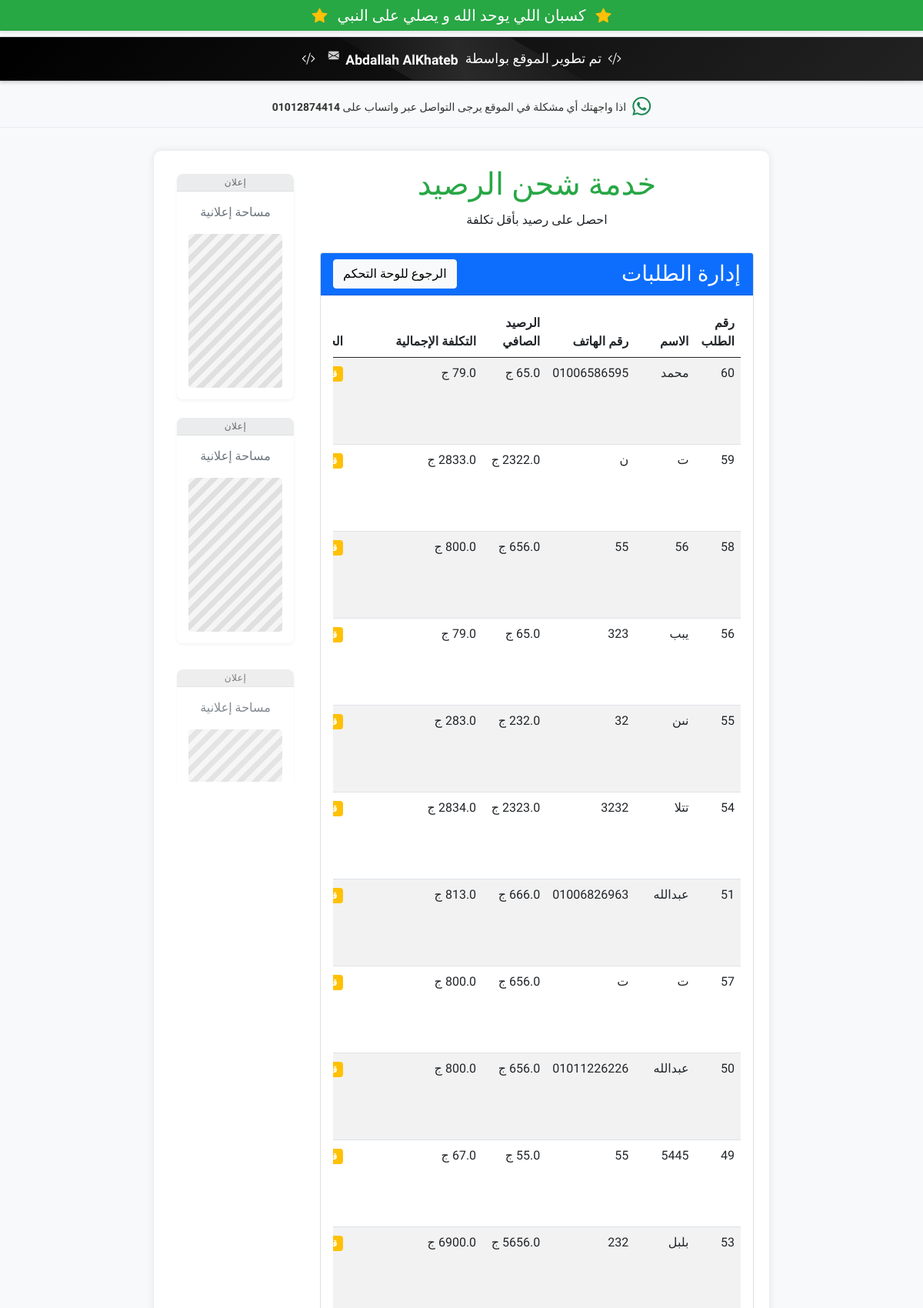
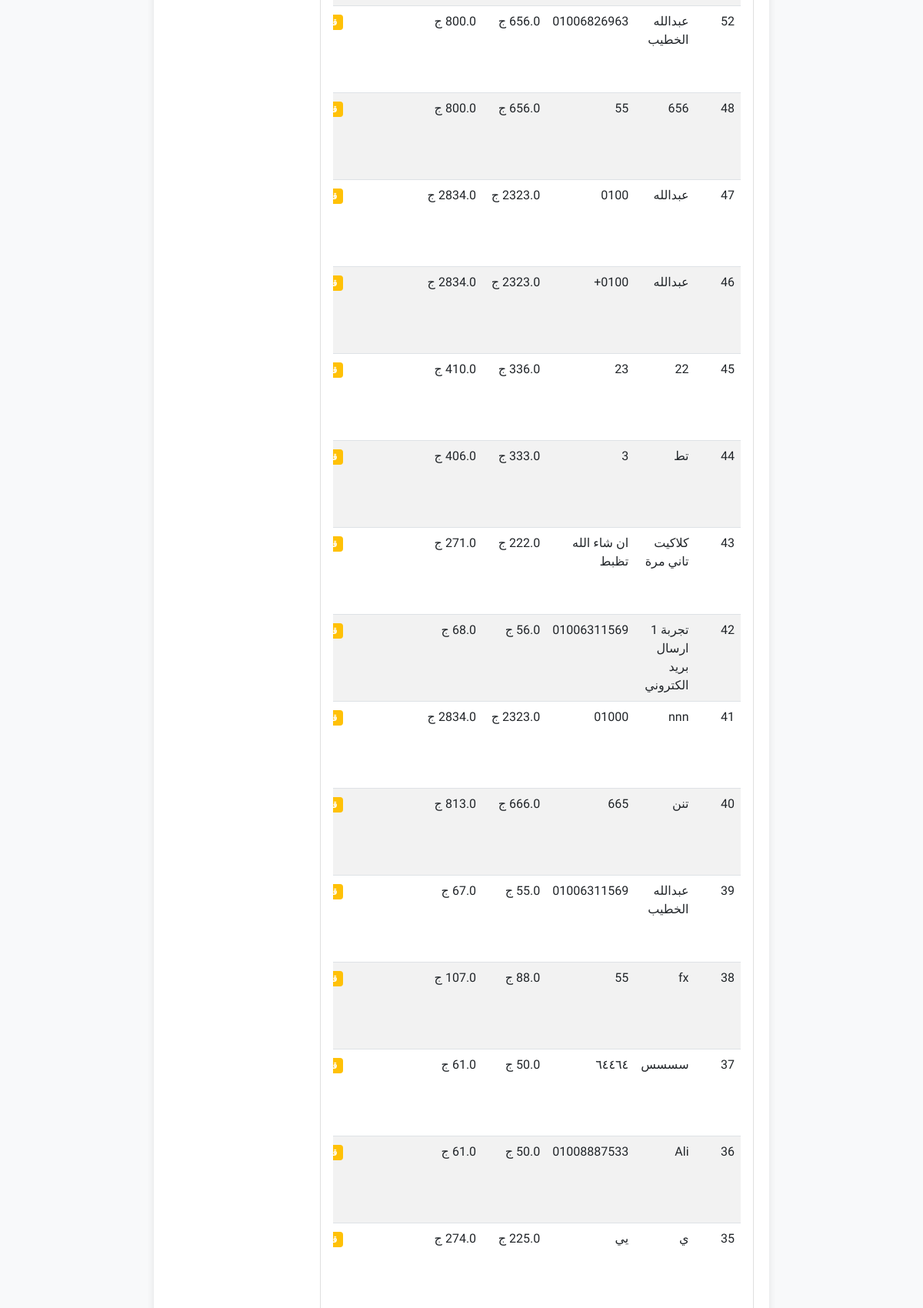
The page /orders (signed in, upper part) on the database its author committed (2 pictures, top to bottom).
### app.py (models this page shows, shortened)
class Order(db.Model):
    id = db.Column(db.Integer, primary_key=True)
    user_name = db.Column(db.String(100), nullable=False)
    user_phone = db.Column(db.String(20), nullable=False)
    net_balance = db.Column(db.Float, nullable=False)
    total_cost = db.Column(db.Float, nullable=False)
    receipt_image = db.Column(db.String(255), nullable=True)
    status = db.Column(db.String(20), default='pending')
    created_at = db.Column(db.DateTime, default=datetime.now)

### app.py (the view)
@app.route('/orders')
def orders():
    if 'admin_logged_in' not in session or not session['admin_logged_in']:
        flash('لازم تسجل دخول الأول', 'danger')
        return redirect(url_for('admin.login'))
    all_orders = Order.query.order_by(Order.created_at.desc()).all()
    return render_template('orders.html', orders=all_orders)

### templates/orders.html (shortened to what this page needs)
{% extends 'base.html' %}
{% block content %}
<div class="row">
    <div class="col-md-12">
        <div class="card">
            <div class="card-header bg-primary text-white d-flex justify-content-between align-items-center">
                <h3 class="mb-0">إدارة الطلبات</h3>
                <a href="{{ url_for('admin.dashboard') }}" class="btn btn-light">الرجوع للوحة التحكم</a>
            </div>
            <div class="card-body">
                {% if orders %}
                <div class="table-responsive">
                    <table class="table table-striped table-hover">
                        <thead>
                            <tr>
                                <th>رقم الطلب</th>
                                <th>الاسم</th>
                                <th>رقم الهاتف</th>
                                <th>الرصيد الصافي</th>
                                <th>التكلفة الإجمالية</th>
                                <th>الحالة</th>
                            </tr>
                        </thead>
                        <tbody>
                            {% for order in orders %}
                            <tr>
                                <td>{{ order.id }}</td>
                                <td>{{ order.user_name }}</td>
                                <td>{{ order.user_phone }}</td>
                                <td>{{ order.net_balance }} ج</td>
                                <td>{{ order.total_cost }} ج</td>
                                <td>
                                    {% if order.status == 'pending' %}
                                    <span class="badge bg-warning">قيد الانتظار</span>
                                    {% elif order.status == 'completed' %}
                                    <span class="badge bg-success">مكتمل</span>
                                    {% elif order.status == 'cancelled' %}
                                    <span class="badge bg-danger">ملغي</span>
                                    {% endif %}
                                </td>
                            </tr>
                            {% endfor %}
                        </tbody>
                    </table>
                </div>
                {% else %}
                <div class="alert alert-info">
                    لا توجد طلبات حتى الآن.
                </div>
                {% endif %}
            </div>
        </div>
    </div>
</div>
{% endblock %}

### templates/base.html (shortened to what this page needs)
<!DOCTYPE html>
<html lang="ar" dir="rtl">
<head>
    <link rel="stylesheet" href="https://cdn.jsdelivr.net/npm/bootstrap@5.0.2/dist/css/bootstrap.rtl.min.css">
    <link rel="stylesheet" href="https://cdn.jsdelivr.net/npm/bootstrap-icons@1.8.0/font/bootstrap-icons.css">
    <link rel="stylesheet" href="https://cdnjs.cloudflare.com/ajax/libs/animate.css/4.1.1/animate.min.css">
    <link rel="stylesheet" href="{{ url_for('static', filename='css/style.min.css') }}">
</head>
<body>
    <div class="prayer-banner text-center py-2 mb-2">
        <h5 class="mb-0 animate__animated animate__flash animate__infinite animate__slow">
            <i class="bi bi-star-fill text-warning me-2"></i>
            كسبان اللي يوحد الله و يصلي على النبي
            <i class="bi bi-star-fill text-warning ms-2"></i>
        </h5>
    </div>
    <div class="developer-banner text-center py-2 mb-2">
        <div class="developer-content animate__animated animate__fadeIn">
            <i class="bi bi-code-slash text-white me-2"></i>
            <span>تم تطوير الموقع بواسطة</span>
            <a href="mailto:313qa7@gmail.com" class="developer-name ms-1 me-1 text-decoration-none">
                Abdallah AlKhateb
                <i class="bi bi-envelope-fill ms-1 email-icon"></i>
            </a>
            <i class="bi bi-code-slash text-white ms-2"></i>
        </div>
    </div>
    <div class="support-banner text-center py-2 mb-3">
        <div class="d-flex align-items-center justify-content-center">
            <i class="bi bi-whatsapp text-success me-2 fs-4"></i>
            <p class="mb-0">اذا واجهتك أي مشكلة في الموقع يرجى التواصل عبر واتساب على <strong>01012874414</strong></p>
        </div>
    </div>
    <div class="container">
        <div class="row">
            <div class="col-lg-9 order-lg-1 order-2">
                <div class="header">
                    <h1 style="color: #28a745;">خدمة شحن الرصيد</h1>
                    <p>احصل على رصيد بأقل تكلفة</p>
                </div>
                {% block content %}{% endblock %}
            </div>
            <div class="col-lg-3 order-lg-2 order-1 mb-4">
                <div class="sidebar-ads">
                    <div class="ads-container">
                        <div class="ad-placeholder">
                            <div class="ad-unit">
                                <div class="ad-label">إعلان</div>
                                <div id="sidebar-ad-1" class="ad-space">
                                    <div class="temp-ad-content">
                                        <p class="text-muted text-center">مساحة إعلانية</p>
                                        <div class="placeholder-img"></div>
                                    </div>
                                </div>
                            </div>
                        </div>
                        <div class="ad-placeholder mt-4">
                            <div class="ad-unit">
                                <div class="ad-label">إعلان</div>
                                <div id="sidebar-ad-2" class="ad-space">
                                    <div class="temp-ad-content">
                                        <p class="text-muted text-center">مساحة إعلانية</p>
                                        <div class="placeholder-img"></div>
                                    </div>
                                </div>
                            </div>
                        </div>
                        <div class="ad-placeholder mt-4">
                            <div class="ad-unit">
                                <div class="ad-label">إعلان</div>
                                <div id="sidebar-ad-3" class="ad-space">
                                    <div class="temp-ad-content">
                                        <p class="text-muted text-center">مساحة إعلانية</p>
                                        <div class="placeholder-img"></div>
                                    </div>
                                </div>
                            </div>
                        </div>
                    </div>
                </div>
            </div>
        </div>
    </div>
</body>
</html>

### templates/base.html (style rules this page uses)
.developer-banner { background: linear-gradient(135deg, #000000 0%, #222222 100%); border-top: 1px solid rgba(255,255,255,0.1); border-bottom: 1px solid rgba(255,255,255,0.1); box-shadow: 0 2px 5px rgba(0,0,0,0.2); position: relative; overflow: hidden; color: white; }
.developer-banner::before { content: ''; position: absolute; top: -50%; left: -50%; width: 200%; height: 200%; background: linear-gradient(45deg, transparent 40%, rgba(255, 255, 255, 0.1) 50%, transparent 60%); transform: rotateZ(30deg); animation: shine 3s infinite; }
.developer-content { font-size: 1.1rem; padding: 5px 0; display: flex; align-items: center; justify-content: center; color: white; }
.developer-name { color: #ffffff; font-weight: 700; position: relative; display: inline-block; padding: 0 5px; transition: all 0.3s ease; cursor: pointer; }
.developer-name::after { content: ''; position: absolute; width: 100%; height: 1px; bottom: 0; left: 0; background-color: #ffffff; transform: scaleX(0); transform-origin: bottom right; transition: transform 0.3s ease-out; }
.email-icon { font-size: 0.8em; opacity: 0.8; vertical-align: super; transition: all 0.3s ease; }
.sidebar-ads { position: sticky; top: 20px; max-height: 100vh; overflow-y: auto; scrollbar-width: thin; scrollbar-color: #ddd #f5f5f5; }
.ads-container { padding: 10px; }
.ad-placeholder { background-color: #f8f9fa; border-radius: 8px; overflow: hidden; box-shadow: 0 2px 4px rgba(0,0,0,0.05); transition: all 0.3s ease; opacity: 0.85; transform: translateY(10px); }
.ad-placeholder.visible { opacity: 1; transform: translateY(0); }
.ad-unit { min-height: 250px; display: flex; flex-direction: column; position: relative; }
.ad-label { background-color: rgba(0,0,0,0.05); color: #666; font-size: 12px; padding: 2px 8px; text-align: center; border-bottom: 1px solid rgba(0,0,0,0.05); font-weight: 500; letter-spacing: 0.5px; }
.ad-space { flex-grow: 1; display: flex; align-items: center; justify-content: center; padding: 15px; min-height: 250px; background-color: white; }
.temp-ad-content { width: 100%; height: 100%; display: flex; flex-direction: column; align-items: center; justify-content: center; }
.placeholder-img { width: 100%; height: 200px; background: linear-gradient(135deg, #f5f5f5 25%, #e0e0e0 25%, #e0e0e0 50%, #f5f5f5 50%, #f5f5f5 75%, #e0e0e0 75%); background-size: 20px 20px; animation: moveBackground 30s linear infinite; border-radius: 4px; }

### rows shown on the page
Order: id "60", user_name "محمد", user_phone "01006586595", total_cost "79.0"
Order: id "59", user_name "ت", user_phone "ن", net_balance "2322.0", total_cost "2833.0"
Order: id "58", user_name "56", user_phone "55", total_cost "800.0"
Order: id "56", user_name "يبب", user_phone "323", total_cost "79.0"
Order: id "55", user_name "نىن", user_phone "32", net_balance "232.0", total_cost "283.0"
Order: id "54", user_name "تتلا", user_phone "3232", net_balance "2323.0", total_cost "2834.0"
Order: id "51", user_name "عبدالله", user_phone "01006826963", total_cost "813.0"
Order: id "57", user_name "ت", user_phone "ت", total_cost "800.0"
Order: id "50", user_name "عبدالله", user_phone "01011226226", total_cost "800.0"
Order: id "49", user_name "5445", user_phone "55", total_cost "67.0"
Order: id "53", user_name "بلبل", user_phone "232", total_cost "6900.0"
Order: id "52", user_name "عبدالله الخطيب", user_phone "01006826963", total_cost "800.0"
Order: id "48", user_name "656", user_phone "55", total_cost "800.0"
Order: id "47", user_name "عبدالله", user_phone "0100", net_balance "2323.0", total_cost "2834.0"
Order: id "46", user_name "عبدالله", user_phone "0100+", net_balance "2323.0", total_cost "2834.0"
Order: id "45", user_name "22", user_phone "23", net_balance "336.0", total_cost "410.0"
Order: id "44", user_name "تط", user_phone "3", net_balance "333.0", total_cost "406.0"
Order: id "43", user_name "كلاكيت تاني مرة", user_phone "ان شاء الله تظبط", net_balance "222.0", total_cost "271.0"
Order: id "42", user_name "تجربة 1 ارسال بريد الكتروني", user_phone "01006311569", total_cost "68.0"
Order: id "41", user_name "nnn", user_phone "01000", net_balance "2323.0", total_cost "2834.0"
Order: id "40", user_name "تنن", user_phone "665", total_cost "813.0"
Order: id "39", user_name "عبدالله الخطيب", user_phone "01006311569", total_cost "67.0"
Order: id "38", user_name "fx", user_phone "55", total_cost "107.0"
Order: id "37", user_name "سسسس", user_phone "٦٤٤٦٤", total_cost "61.0"
Order: id "36", user_name "Ali", user_phone "01008887533", total_cost "61.0"
Order: id "35", user_name "ي", user_phone "يي", net_balance "225.0", total_cost "274.0"
